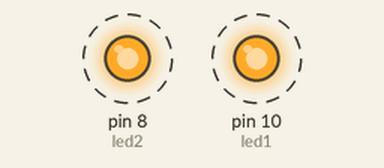
This sketch was run on a simulated Arduino Uno, built with avr-gcc and run on an emulated ATmega328P. On the bench: output pins drawn as LEDs (lit = HIGH). Dashed ring = blinking.

Above: at 0.2 s.
Timing chart, 0 to 3.0 s (numbered marks = the images above):
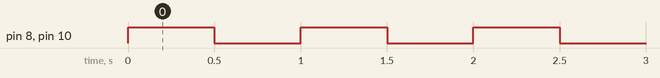

The sketch:

MM_6_1.ino
```cpp
#define led1 10
#define led2 8

void prender(int t){
  digitalWrite(led1,HIGH);
  digitalWrite(led2,HIGH);
  delay(t);
}

void apagar(int t){
  digitalWrite(led1,LOW);
  digitalWrite(led2,LOW);
  delay(t);
}

void setup() {
  pinMode(led1,OUTPUT);
  pinMode(led2,OUTPUT);
}

void loop() {
  prender(500);
  apagar(500);
}
```

Measured:
- by itself, pin 8 (led2), pin 10 (led1): alternates HIGH for 0.50 s and LOW for 0.50 s
